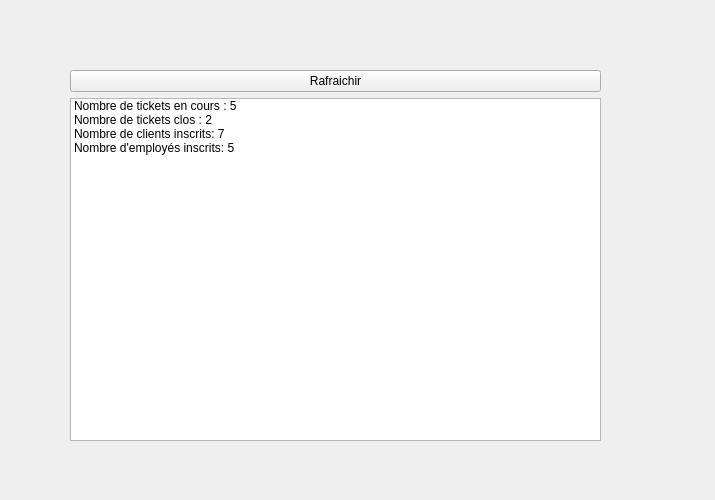
<?xml version="1.0" encoding="UTF-8"?>
<ui version="4.0">
 <class>VueAdmin</class>
 <widget class="QWidget" name="VueAdmin">
  <property name="geometry">
   <rect>
    <x>0</x>
    <y>0</y>
    <width>715</width>
    <height>500</height>
   </rect>
  </property>
  <property name="windowTitle">
   <string>VueAdmin</string>
  </property>
  <widget class="QWidget" name="horizontalLayoutWidget">
   <property name="geometry">
    <rect>
     <x>70</x>
     <y>70</y>
     <width>531</width>
     <height>371</height>
    </rect>
   </property>
   <layout class="QHBoxLayout" name="horizontalLayout">
    <item>
     <layout class="QVBoxLayout" name="LayoutFiltres"/>
    </item>
    <item>
     <layout class="QVBoxLayout" name="LayoutPage">
      <item>
       <layout class="QGridLayout" name="gridLayout">
        <item row="1" column="0">
         <widget class="QPushButton" name="RafraichirButton">
          <property name="text">
           <string>Rafraichir</string>
          </property>
         </widget>
        </item>
       </layout>
      </item>
      <item>
       <widget class="QListWidget" name="listWidgetStats">
        <item>
         <property name="text">
          <string>Nombre de tickets en cours : 5</string>
         </property>
        </item>
        <item>
         <property name="text">
          <string>Nombre de tickets clos : 2</string>
         </property>
        </item>
        <item>
         <property name="text">
          <string>Nombre de clients inscrits: 7</string>
         </property>
        </item>
        <item>
         <property name="text">
          <string>Nombre d'employés inscrits: 5</string>
         </property>
        </item>
       </widget>
      </item>
     </layout>
    </item>
   </layout>
  </widget>
 </widget>
 <resources/>
 <connections/>
</ui>
